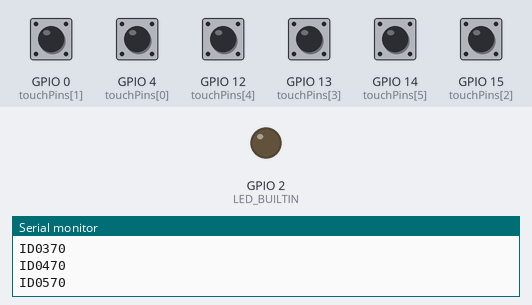
The sketch below on a simulated ESP32. On the bench: output pins drawn as LEDs (lit = HIGH), the last lines printed to the serial monitor. The test bench sets the inputs (shaded band); at power-on: GPIO 0 (touchPins[1]), GPIO 4 (touchPins[0]), GPIO 12 (touchPins[4]), GPIO 13 (touchPins[3]), GPIO 14 (touchPins[5]), GPIO 15 (touchPins[2]) HIGH.

Above: at 2.2 s.
2.3 s: GPIO 0 (touchPins[1]) pulled LOW for 0.15 s
At 2.38 s:
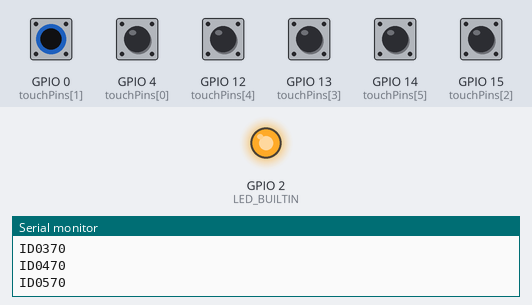
Timing chart, 0 to 5.3 s (numbered marks = the images above; inputs shaded):
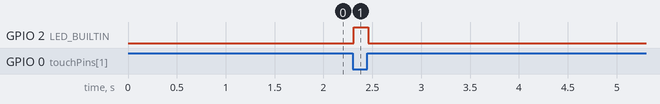

Measured:
- after the input at 2.3 s, GPIO 2 (LED_BUILTIN): LOW → HIGH at once, → LOW 0.15 s later

The sketch:

TouchRead_withAverage.ino
```cpp
#include <RunningAverage.h>
#include "config.h"

// ESP32 Touch Read Setup
// See Touch pins at https://wiki.dfrobot.com/FireBeetle_Board_ESP32_E_SKU_DFR0654#target_5

RunningAverage myRA(100);

const uint8_t touchPins[] = { T0, T1, T3, T4, T5, T6 };

void setup()
{
  //for reading the values in the Serial Monitor
  Serial.begin(115200);
  delay(1000);

  myRA.clear();

  pinMode(LED_BUILTIN, OUTPUT);
}

void loop()
{

  // loop through all the touchPins
  for(int i = 0; i < 6; i++) {
    Serial.println((String)"ID" + BOARDNUM + i + touchRead(touchPins[i]));

  }

  delay(50);

  myRA.addValue(touchRead(T1));


  //this value will need to be tweaked based on cable length & plant size etc.
  if(myRA.getAverage() - touchRead(T1) > 2) {
    digitalWrite(LED_BUILTIN, HIGH);   // turn the LED on (HIGH is the voltage level)
  } else {
    digitalWrite(LED_BUILTIN, LOW);    // turn the LED off by making the voltage LOW
  }
}
```

Config.h
```cpp
#ifndef config_h
#define config_h

const int BOARDNUM = 0;

#endif
```
